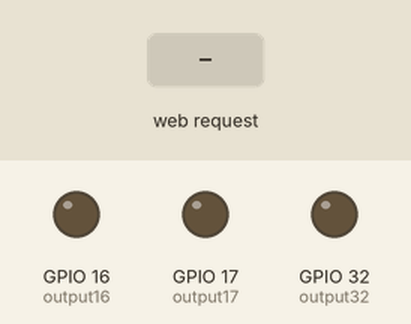
Simulated run of this sketch. Board: ESP32. On the bench: output pins drawn as LEDs (lit = HIGH). Inputs (shaded band) come from the test bench. WiFi joins after 1.5 s; servers stay silent unless stated; what the sketch prints to the serial monitor is not drawn.

Above: at 2.7 s.
2.8 s: HTTP request GET /16/on received
At 4.0 s:
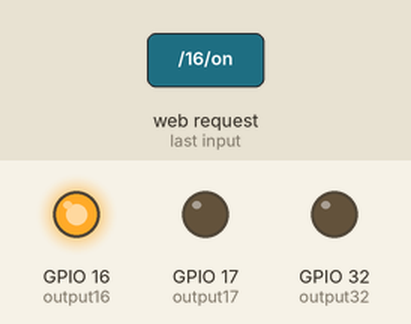
4.3 s: HTTP request GET /17/on received
At 5.3 s:
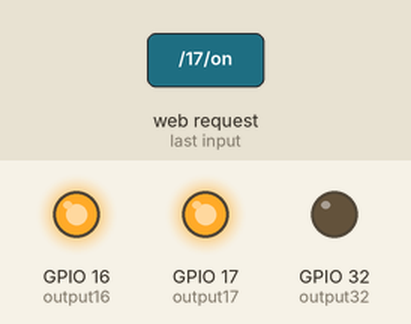
5.8 s: HTTP request GET /16/off received
At 6.4 s:
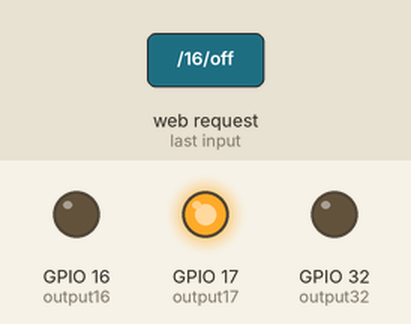
7.3 s: HTTP request GET /32/on received
At 8.5 s:
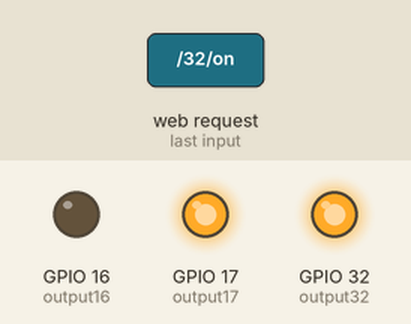
8.8 s: HTTP request GET /17/off received
At 9.9 s:
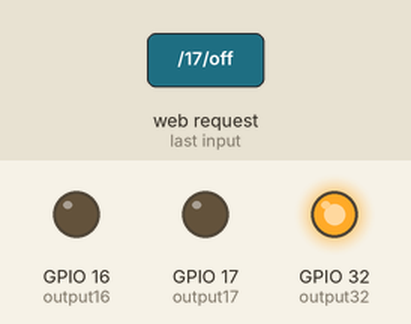
10.3 s: HTTP request GET /32/off received
At 11.1 s:
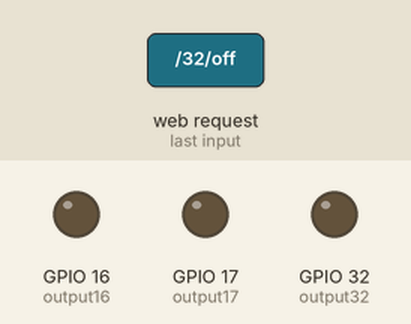
Timing chart, 0 to 12.8 s (numbered marks = the images above; inputs shaded):
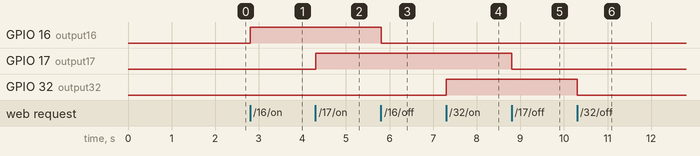

The sketch:

P3.ino
```cpp
// Load Wi-Fi library
#include <WiFi.h>

// Replace with your network credentials
const char* ssid = "MyWiFi";
const char* password = "Moon15Star18";

// Set web server port number to 80
WiFiServer server(80);

// Variable to store the HTTP request
String header;

// Auxiliar variables to store the current output state
String output16State = "off";
String output17State = "off";
String output32State = "off";

// Assign output variables to GPIO pins
const int output16 = 16;
const int output17 = 17;
const int output32 = 32;

// Current time
unsigned long currentTime = millis();
// Previous time
unsigned long previousTime = 0;
// Define timeout time in milliseconds (example: 2000ms = 2s)
const long timeoutTime = 2000;

void setup() {
  Serial.begin(115200);
  // Initialize the output variables as outputs
  pinMode(output16, OUTPUT);
  pinMode(output17, OUTPUT);
  pinMode(output32, OUTPUT);
  // Set outputs to LOW
  digitalWrite(output16, LOW);
  digitalWrite(output17, LOW);
  digitalWrite(output32, LOW);

  // Connect to Wi-Fi network with SSID and password
  Serial.print("Connecting to ");
  Serial.println(ssid);
  WiFi.mode(WIFI_STA);
  WiFi.begin(ssid, password);
  while (WiFi.status() != WL_CONNECTED) {
    delay(500);
    Serial.print(".");
  }
  // Print local IP address and start web server
  Serial.println("");
  Serial.println("WiFi connected.");
  Serial.println("IP address: ");
  Serial.println(WiFi.localIP());
  server.begin();
}

void loop(){
  WiFiClient client = server.available();   // Listen for incoming clients

  if (client) {                             // If a new client connects,
    currentTime = millis();
    previousTime = currentTime;
    Serial.println("New Client.");          // print a message out in the serial port
    String currentLine = "";                // make a String to hold incoming data from the client
    while (client.connected() && currentTime - previousTime <= timeoutTime) {  // loop while the client's connected
      currentTime = millis();
      if (client.available()) {             // if there's bytes to read from the client,
        char c = client.read();             // read a byte, then
        Serial.write(c);                    // print it out the serial monitor
        header += c;
        if (c == '\n') {                    // if the byte is a newline character
          // if the current line is blank, you got two newline characters in a row.
          // that's the end of the client HTTP request, so send a response:
          if (currentLine.length() == 0) {
            // HTTP headers always start with a response code (e.g. HTTP/1.1 200 OK)
            // and a content-type so the client knows what's coming, then a blank line:
            client.println("HTTP/1.1 200 OK");
            client.println("Content-type:text/html");
            client.println("Connection: close");
            client.println();

            // turns the GPIOs on and off
            if (header.indexOf("GET /16/on") >= 0) {
              Serial.println("GPIO 16 on");
              output16State = "on";
              digitalWrite(output16, HIGH);
            } else if (header.indexOf("GET /16/off") >= 0) {
              Serial.println("GPIO 16 off");
              output16State = "off";
              digitalWrite(output16, LOW);
            } else if (header.indexOf("GET /17/on") >= 0) {
              Serial.println("GPIO 17 on");
              output17State = "on";
              digitalWrite(output17, HIGH);
            } else if (header.indexOf("GET /17/off") >= 0) {
              Serial.println("GPIO 17 off");
              output17State = "off";
              digitalWrite(output17, LOW);
            } else if (header.indexOf("GET /32/on") >= 0) {
              Serial.println("GPIO 32 on");
              output32State = "on";
              digitalWrite(output32, HIGH);
            } else if (header.indexOf("GET /32/off") >= 0) {
              Serial.println("GPIO 32 off");
              output32State = "off";
              digitalWrite(output32, LOW);
            }

            // Display the HTML web page
            client.println("<!DOCTYPE html><html>");
            client.println("<head><meta name=\"viewport\" content=\"width=device-width, initial-scale=1\">");
            client.println("<link rel=\"icon\" href=\"data:,\">");
            // CSS to style the on/off buttons
            // Feel free to change the background-color and font-size attributes to fit your preferences
            client.println("<style>html { font-family: Helvetica; display: inline-block; margin: 0px auto; text-align: center;}");
            client.println(".button { background-color: #4CAF50; border: none; color: white; padding: 16px 40px;");
            client.println("text-decoration: none; font-size: 30px; margin: 2px; cursor: pointer;}");
            client.println(".button2 {background-color: #555555;}</style></head>");

            // Web Page Heading
            client.println("<body><h1>ESP32 Web Server</h1>");

            // Display current state, and ON/OFF buttons for GPIO 16
            client.println("<p>GPIO 16 - State " + output16State + "</p>");
            // If the output16State is off, it displays the ON button
            if (output16State=="off") {
              client.println("<p><a href=\"/16/on\"><button class=\"button\">ON</button></a></p>");
            } else {
              client.println("<p><a href=\"/16/off\"><button class=\"button button2\">OFF</button></a></p>");
            }

            // Display current state, and ON/OFF buttons for GPIO 17
            client.println("<p>GPIO 17 - State " + output17State + "</p>");
            // If the output17State is off, it displays the ON button
            if (output17State=="off") {
              client.println("<p><a href=\"/17/on\"><button class=\"button\">ON</button></a></p>");
            } else {
              client.println("<p><a href=\"/17/off\"><button class=\"button button2\">OFF</button></a></p>");
            }

            // Display current state, and ON/OFF buttons for GPIO 32
            client.println("<p>GPIO 32 - State " + output32State + "</p>");
            // If the output32State is off, it displays the ON button
            if (output32State=="off") {
              client.println("<p><a href=\"/32/on\"><button class=\"button\">ON</button></a></p>");
            } else {
              client.println("<p><a href=\"/32/off\"><button class=\"button button2\">OFF</button></a></p>");
            }
            client.println("</body></html>");

            // The HTTP response ends with another blank line
            client.println();
            // Break out of the while loop
            break;
          } else { // if you got a newline, then clear currentLine
            currentLine = "";
          }
        } else if (c != '\r') {  // if you got anything else but a carriage return character,
          currentLine += c;      // add it to the end of the currentLine
        }
      }
    }
    // Clear the header variable
    header = "";
    // Close the connection
    client.stop();
    Serial.println("Client disconnected.");
    Serial.println("");
  }
}
```

Measured:
- after the input at 2.8 s, GPIO 16 (output16): LOW → HIGH at once
- after the input at 4.3 s, GPIO 17 (output17): LOW → HIGH at once
- after the input at 5.8 s, GPIO 16 (output16): HIGH → LOW at once
- after the input at 7.3 s, GPIO 32 (output32): LOW → HIGH at once
- after the input at 8.8 s, GPIO 17 (output17): HIGH → LOW at once
- after the input at 10.3 s, GPIO 32 (output32): HIGH → LOW at once
